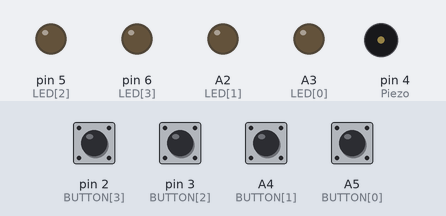
Bench run of a sketch on a simulated Arduino Uno, built with avr-gcc and run on an emulated ATmega328P. On the bench: output pins drawn as LEDs (lit = HIGH), buzzer (waves = sounding). Inputs (shaded band) come from the test bench; at power-on: A4 (BUTTON[1]), A5 (BUTTON[0]), pin 2 (BUTTON[3]), pin 3 (BUTTON[2]) HIGH.

Above: at 1.2 s.
1.3 s: pin 2 (BUTTON[3]) pulled LOW for 0.15 s
At 3.2 s:
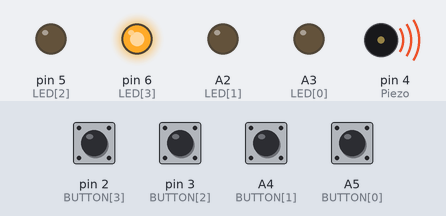
4.4 s: pin 3 (BUTTON[2]) pulled LOW for 0.15 s
At 5.6 s:
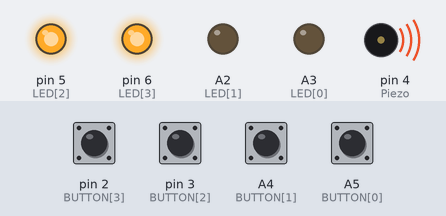
7.5 s: A4 (BUTTON[1]) pulled LOW for 0.15 s
At 9.1 s:
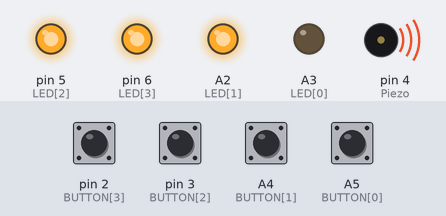
10.6 s: A5 (BUTTON[0]) pulled LOW for 0.15 s
At 11.5 s:
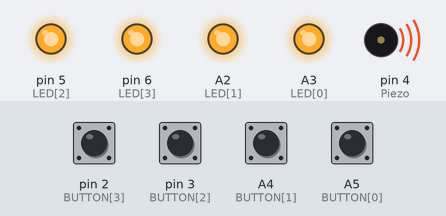
13.7 s: A5 (BUTTON[0]) pulled LOW for 1 s
At 17.0 s:
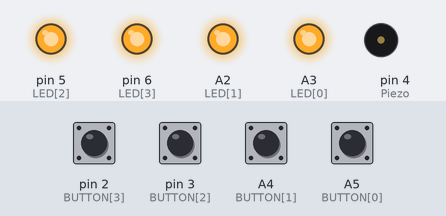
17.7 s: pin 2 (BUTTON[3]) pulled LOW for 1 s
At 19.7 s:
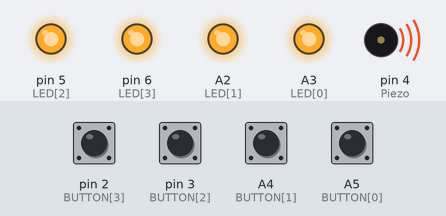
Timing chart, 0 to 22.2 s (numbered marks = the images above; inputs shaded):
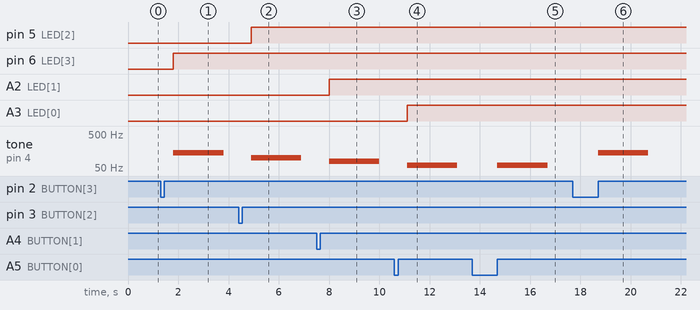

Measured:
- after the input at 1.3 s, pin 6 (LED[3]): LOW → HIGH after 0.50 s; tone on pin 4 (Piezo): silent → 140 Hz after 0.50 s, → silent 2.0 s later
- after the input at 4.4 s, pin 5 (LED[2]): LOW → HIGH after 0.50 s; tone on pin 4 (Piezo): silent → 100 Hz after 0.50 s, → silent 2.0 s later
- after the input at 7.5 s, A2 (LED[1]): LOW → HIGH after 0.50 s; tone on pin 4 (Piezo): silent → 80 Hz after 0.50 s, → silent 2.0 s later
- after the input at 10.6 s, A3 (LED[0]): LOW → HIGH after 0.50 s; tone on pin 4 (Piezo): silent → 60 Hz after 0.50 s, → silent 2.0 s later
- after the input at 13.7 s, tone on pin 4 (Piezo): silent → 60 Hz after 1.0 s, → silent 2.0 s later
- after the input at 17.7 s, tone on pin 4 (Piezo): silent → 140 Hz after 1.0 s, → silent 2.0 s later

The sketch:

Speaker_Test.ino
```cpp
int BUTTON[4]={A5, A4, 3, 2}; //{B_RED, B_BLUE, B_GREEN, B_YELLOW}
int LED[4]={A3, A2, 5, 6}; //{RED, BLUE, GREEN, YELLOW}

//Piezo
#define Piezo 4

void setup() {
  //Buttons
  for(int b = 0; b < 4; b++){pinMode(BUTTON[b], INPUT);}
  //Piezo
  pinMode(Piezo, OUTPUT);
  //Leds
  for(int b = 0; b < 4; b++){pinMode(LED[b], OUTPUT);}

  Serial.begin(9600);
}

void loop() {
  ButtonHandler();

}

void ButtonHandler(){
  for(int c = 0; c < 4; c++){
    int Read = digitalRead(BUTTON[c]);
    if(Read == LOW){
    delay(500);
      if(Read == LOW){
        if(digitalRead(BUTTON[c]) == HIGH){
          digitalWrite(LED[c], HIGH);
          //tone(Piezo, PIEZO_TONE[c], 2000);
          //delay(2000);
          //digitalWrite(LED[c], LOW);
          AudioHandler(0, c, 2000);
        }
      }
    }
  }
}

void AudioHandler(int type, int option, int timer){
  static int PIEZO_TONE[7]={60, 80, 100, 140, 180, 240, 260};
  switch(type){
    case 0:
    tone(Piezo, PIEZO_TONE[option], timer);
    break;
    case 1:
    Serial.println("INCOMPLETE");
    break;
  }

}
```
